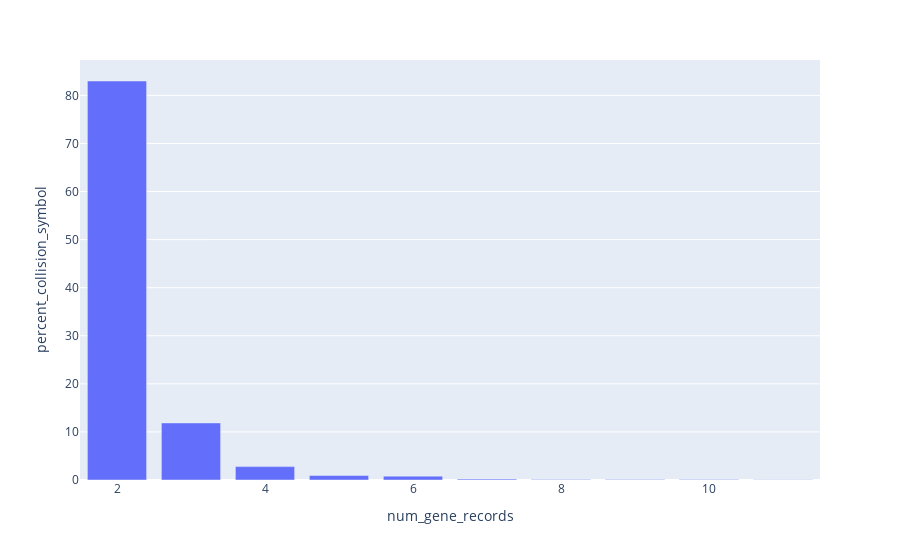

The cell this chart's notebook holds for it:
### Code cell
create_aa_collision_histogram(aa_collision_gene_ensg_df, "ENSG", ensg_aa_collision_count)

### Figure 1 — Plotly figure (JSON) as saved in the notebook; plotly's stock layout.template omitted (floating-point values rounded to 4 significant figures)
{"data": [{"hovertemplate": "num_gene_records=%{x}<br>percent_collision_symbol=%{y}<extra></extra>", "legendgroup": "", "marker": {"color": "#636efa", "pattern": {"shape": ""}}, "name": "", "orientation": "v", "showlegend": false, "textposition": "auto", "type": "bar", "x": [2, 3, 4, 5, 6, 7, 8, 9, 10, 11], "xaxis": "x", "y": [82.99, 11.87, 2.783, 0.9276, 0.804, 0.1855, 0.1237, 0.1237, 0.1237, 0.06184], "yaxis": "y"}], "layout": {"barmode": "relative", "legend": {"tracegroupgap": 0}, "margin": {"t": 60}, "xaxis": {"anchor": "y", "domain": [0, 1], "title": {"text": "num_gene_records"}}, "yaxis": {"anchor": "x", "domain": [0, 1], "title": {"text": "percent_collision_symbol"}}}}
